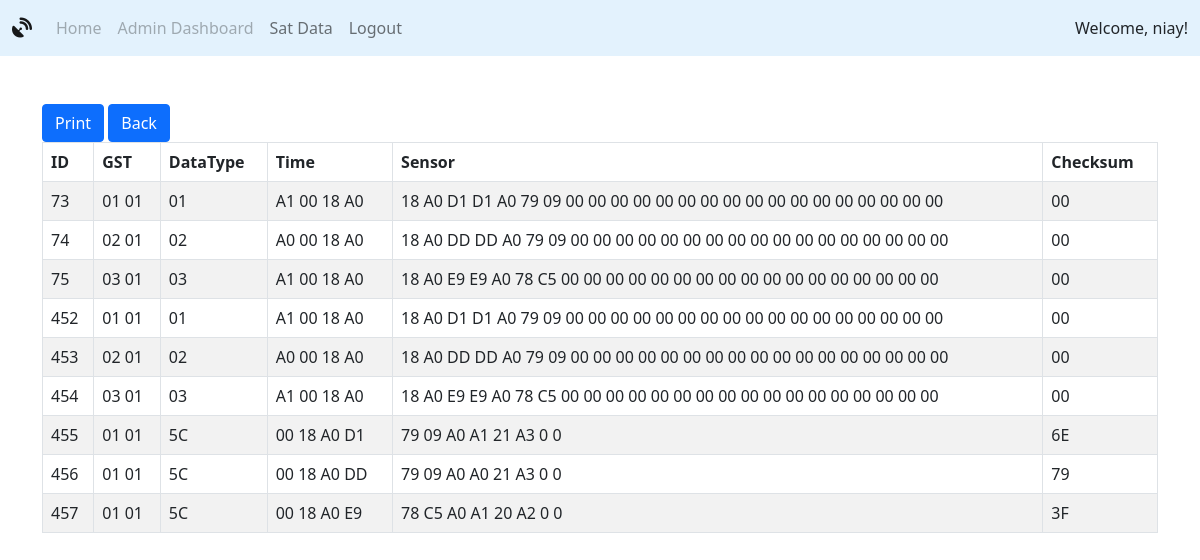
Page /satdata.php?status=loginsuccess (signed in) on the committed database.
### tables this page shows
CREATE TABLE `satdata` (
  `idSatData` int(11) NOT NULL,
  `gstidSatData` tinytext NOT NULL,
  `datatypeSatData` tinytext NOT NULL,
  `timeSatData` tinytext NOT NULL,
  `sensorSatData` tinytext NOT NULL,
  `checksumSatData` tinytext NOT NULL,
  `idSatMetaData` int(11) NOT NULL
);

### includes/classautoloader.inc.php (called while the page is built, shortened)
<?php
function myAutoLoader($className) {
    $url = $_SERVER['HTTP_HOST'].$_SERVER['REQUEST_URI'];
    if (strpos($url,'includes') !== false) {
        $path = '../classes/';
    } else {
        $path = 'classes/';
    }
    $extension = '.class.php';
}

### classes/dbh.class.php (called while the page is built)
<?php
 class Dbh {
     private $host = 'localhost';
     private $user = 'root';
     private $pwd = '';
     private $dbName = 'satdata';
     protected function connect() {
         $dsn = 'mysql:host='. $this->host .';dbname=' . $this->dbName;
         $pdo = new PDO($dsn,$this->user,$this->pwd);
         $pdo->setAttribute(PDO::ATTR_DEFAULT_FETCH_MODE,PDO::FETCH_ASSOC);
         return $pdo;
     }
 }

### classes/satdata.class.php (called while the page is built, shortened)
<?php
class SatData extends Dbh {
    protected function getAllBytes() {
        $sql = "SELECT * FROM satdata";
        $stmt = $this->connect()->prepare($sql);
        $stmt->execute();
        $results = $stmt->fetchAll();
        return $results;
    }
}

### classes/satdataview.class.php (called while the page is built, shortened)
<?php
class SatDataView extends SatData {
    public function showAllBytes() {
        $results = $this->getAllBytes();
        return $results;
    }
}

### satdata.php (the view, shortened to what this page needs)
<?php
      include 'header.php';
?>
    <div class="container px-10 mt-5 table-responsive ">
        <button onclick=""class="btn btn-primary pb-10">Print</button>
        <button onclick="history.go(-1)"class="btn btn-primary">Back</button>
        <table id="example" class="table table-striped table-bordered table-wrapper-scroll-y my-custom-scrollbar" style="width:100%">
            <thead>
                <tr>
                    <th>ID</th>
                    <th>GST</th>
                    <th>DataType</th>
                    <th>Time</th>
                    <th>Sensor</th>
                    <th>Checksum</th>
                </tr>
            </thead>
            <tbody id="myTable">
            <?php
                    $showAllBytesObj = new SatDataView();
                    $resultBytes = $showAllBytesObj -> showAllBytes();
                    foreach ($resultBytes as $rowBytes){
                        $idByte = $rowBytes['idSatData'];
                        $gstByte = $rowBytes['gstidSatData'];
                        $datatypeByte = $rowBytes['datatypeSatData'];
                        $timeByte = $rowBytes['timeSatData'];
                        $sensorByte = $rowBytes['sensorSatData'];
                        $checksumByte = $rowBytes ['checksumSatData'];
                        echo '
                        <tr>
                            <td>'. $idByte .'</td>
                            <td>'. $gstByte.'</td>
                            <td>'.$datatypeByte.'</td>
                            <td>'.$timeByte.'</td>
                            <td>'.$sensorByte.'</td>
                            <td>'.$checksumByte.'</td>
                        </tr>
                        ';
                    }
            ?>
        </table>
    </div>

### resources/stylesheet.css (style rules this page uses)
html { background-color: #f1f1f1; font-family: "Roboto"; }

### rows in the picture
satdata: idSatData "73", gstidSatData "01 01", datatypeSatData "01", timeSatData "A1 00 18 A0", sensorSatData "18 A0 D1 D1 A0 79 09 00 00 00 00 00 00 00 00 00 00 00 00 00 00 00 00 00", checksumSatData "00"
satdata: idSatData "74", gstidSatData "02 01", datatypeSatData "02", timeSatData "A0 00 18 A0", sensorSatData "18 A0 DD DD A0 79 09 00 00 00 00 00 00 00 00 00 00 00 00 00 00 00 00 00", checksumSatData "00"
satdata: idSatData "75", gstidSatData "03 01", datatypeSatData "03", timeSatData "A1 00 18 A0", sensorSatData "18 A0 E9 E9 A0 78 C5 00 00 00 00 00 00 00 00 00 00 00 00 00 00 00 00 00", checksumSatData "00"
satdata: idSatData "452", gstidSatData "01 01", datatypeSatData "01", timeSatData "A1 00 18 A0", sensorSatData "18 A0 D1 D1 A0 79 09 00 00 00 00 00 00 00 00 00 00 00 00 00 00 00 00 00", checksumSatData "00"
satdata: idSatData "453", gstidSatData "02 01", datatypeSatData "02", timeSatData "A0 00 18 A0", sensorSatData "18 A0 DD DD A0 79 09 00 00 00 00 00 00 00 00 00 00 00 00 00 00 00 00 00", checksumSatData "00"
satdata: idSatData "454", gstidSatData "03 01", datatypeSatData "03", timeSatData "A1 00 18 A0", sensorSatData "18 A0 E9 E9 A0 78 C5 00 00 00 00 00 00 00 00 00 00 00 00 00 00 00 00 00", checksumSatData "00"
satdata: idSatData "455", gstidSatData "01 01", datatypeSatData "5C", timeSatData "00 18 A0 D1", sensorSatData "79 09 A0 A1 21 A3 0 0", checksumSatData "6E"
satdata: idSatData "456", gstidSatData "01 01", datatypeSatData "5C", timeSatData "00 18 A0 DD", sensorSatData "79 09 A0 A0 21 A3 0 0", checksumSatData "79"
satdata: idSatData "457", gstidSatData "01 01", datatypeSatData "5C", timeSatData "00 18 A0 E9", sensorSatData "78 C5 A0 A1 20 A2 0 0", checksumSatData "3F"

### other values in the picture
$_SESSION['userUsername'] "niay"
